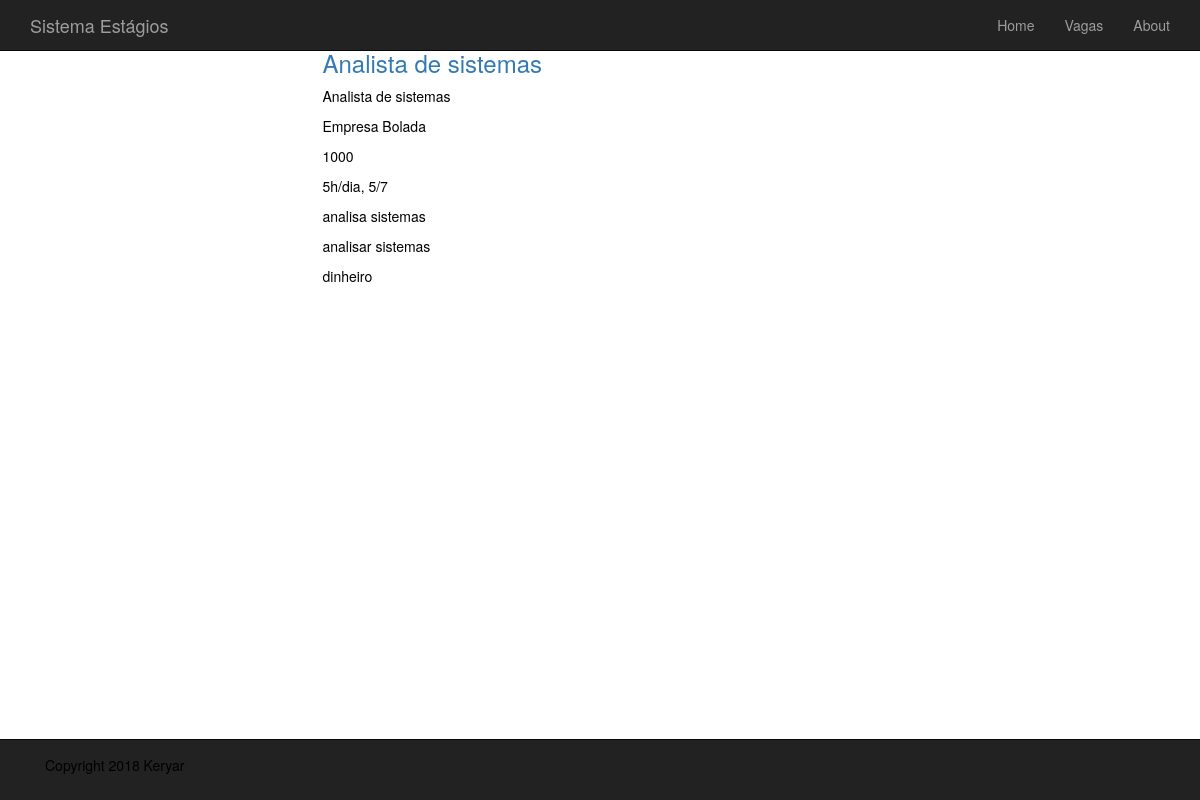
Page /jobs/display_job_opportunity/1/analista-de-sistemas/ on the committed database.
### jobs/models.py (models this page shows, shortened)
class JobOpportunity (models.Model):
    name = models.CharField(max_length=200, db_index=True)
    enterprise = models.ForeignKey(Enterprise, related_name='owner')
    slug = models.SlugField(max_length=200, db_index=True, unique=True)
    salary = models.PositiveIntegerField(unique=True)
    weekly_workload = models.TextField(blank=True)
    description = models.TextField(blank=True)
    requirements = models.TextField(blank=True)
    benefits = models.TextField(blank=True)
    available = models.BooleanField(default=True)
    register_date = models.DateTimeField(auto_now_add=True)
    update_date = models.DateTimeField(auto_now=True)
    class Meta:
        ordering = ('name',)
        verbose_name = 'job_opportunity'
        verbose_name_plural = 'job_opportunities'
    def get_absolute_path(self):
        return reverse('jobs:display_job_opportunity', args=[self.id, self.slug])

### user_actions/models.py (models this page shows, shortened)
class Enterprise(models.Model):
    name = models.CharField(max_length=200, db_index=True)
    slug = models.SlugField(max_length=200, db_index=True, unique=True)
    pw = models.CharField(max_length=200)
    description = models.TextField(blank=True)
    validation_pending = models.BooleanField(default=True)
    registered = models.BooleanField(default=False)
    able = models.BooleanField(default=False)
    register_date = models.DateTimeField(auto_now_add=True)
    update_date = models.DateTimeField(auto_now=True)
    class Meta:
        ordering = ('name',)
        verbose_name = 'enterprise'
        verbose_name_plural = 'enterprises'

### jobs/views.py (the view)
# urls.py: url(r'^display_job_opportunity/(?P<id>\d+)/(?P<student_slug>[-\w]+)/$', views.display_job_opportunity, name='display_job_opportunity'),
def display_job_opportunity(request, id, student_slug):
    job_opportunity = get_object_or_404(JobOpportunity, id=id,
                                        slug=student_slug)
    return render(request, 'jobs/display_job_opportunity.html', {
        'job_opportunity' : job_opportunity,
        })

### jobs/templates/jobs/display_job_opportunity.html
{% extends "base.html" %}
{% load static %}
{% block conteudo %}
    <div class="container">
        <div class="row">
            <div class="col-sm-3">
            </div>
            <div class="col-sm-9">
                <h3><a href="{{ job_opportunity.get_absolute_path }}">{{ job_opportunity.name }}</a></h3>
                <p>{{ job_opportunity.name }}</p>
                <p>{{ job_opportunity.enterprise.name }}</p>
                <p>{{ job_opportunity.salary }}</p>
                <p>{{ job_opportunity.weekly_workload }}</p>
                <p>{{ job_opportunity.description }}</p>
                <p>{{ job_opportunity.requirements }}</p>
                <p>{{ job_opportunity.benefits }}</p>
            </div>
        </div>
    </div>
{% endblock %}

### base_structures/static/base_structures/css/styles.css (style rules this page uses)
body { padding-top: 30px; padding-bottom: 70px; background-color: white; }
p { color:black; }
h2,h3,h4 { color: #b9f6ab; }

### rows in the picture
JobOpportunity: name "Analista de sistemas", enterprise.name "Empresa Bolada", salary "1000", weekly_workload "5h/dia, 5/7", description "analisa sistemas", requirements "analisar sistemas", benefits "dinheiro"
